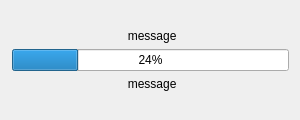
<?xml version="1.0" encoding="UTF-8"?>
<ui version="4.0">
 <class>Form</class>
 <widget class="QWidget" name="Form">
  <property name="geometry">
   <rect>
    <x>0</x>
    <y>0</y>
    <width>300</width>
    <height>120</height>
   </rect>
  </property>
  <property name="windowTitle">
   <string>Form</string>
  </property>
  <widget class="QWidget" name="verticalLayoutWidget">
   <property name="geometry">
    <rect>
     <x>0</x>
     <y>0</y>
     <width>301</width>
     <height>121</height>
    </rect>
   </property>
   <layout class="QVBoxLayout" name="verticalLayout">
    <property name="leftMargin">
     <number>12</number>
    </property>
    <property name="topMargin">
     <number>12</number>
    </property>
    <property name="rightMargin">
     <number>12</number>
    </property>
    <property name="bottomMargin">
     <number>12</number>
    </property>
    <item>
     <spacer name="verticalSpacer">
      <property name="orientation">
       <enum>Qt::Vertical</enum>
      </property>
      <property name="sizeHint" stdset="0">
       <size>
        <width>20</width>
        <height>40</height>
       </size>
      </property>
     </spacer>
    </item>
    <item>
     <widget class="QLabel" name="lb_small_progress_dialog_top_msg">
      <property name="sizePolicy">
       <sizepolicy hsizetype="Expanding" vsizetype="Expanding">
        <horstretch>0</horstretch>
        <verstretch>0</verstretch>
       </sizepolicy>
      </property>
      <property name="text">
       <string> message</string>
      </property>
      <property name="alignment">
       <set>Qt::AlignCenter</set>
      </property>
     </widget>
    </item>
    <item>
     <widget class="QProgressBar" name="pb_small_progress_dialog">
      <property name="value">
       <number>24</number>
      </property>
     </widget>
    </item>
    <item>
     <widget class="QLabel" name="lb_small_progress_dialog_bottom_msg">
      <property name="sizePolicy">
       <sizepolicy hsizetype="Expanding" vsizetype="Expanding">
        <horstretch>0</horstretch>
        <verstretch>0</verstretch>
       </sizepolicy>
      </property>
      <property name="text">
       <string> message</string>
      </property>
      <property name="alignment">
       <set>Qt::AlignCenter</set>
      </property>
     </widget>
    </item>
    <item>
     <spacer name="verticalSpacer_2">
      <property name="orientation">
       <enum>Qt::Vertical</enum>
      </property>
      <property name="sizeHint" stdset="0">
       <size>
        <width>20</width>
        <height>40</height>
       </size>
      </property>
     </spacer>
    </item>
   </layout>
  </widget>
 </widget>
 <resources/>
 <connections/>
</ui>
